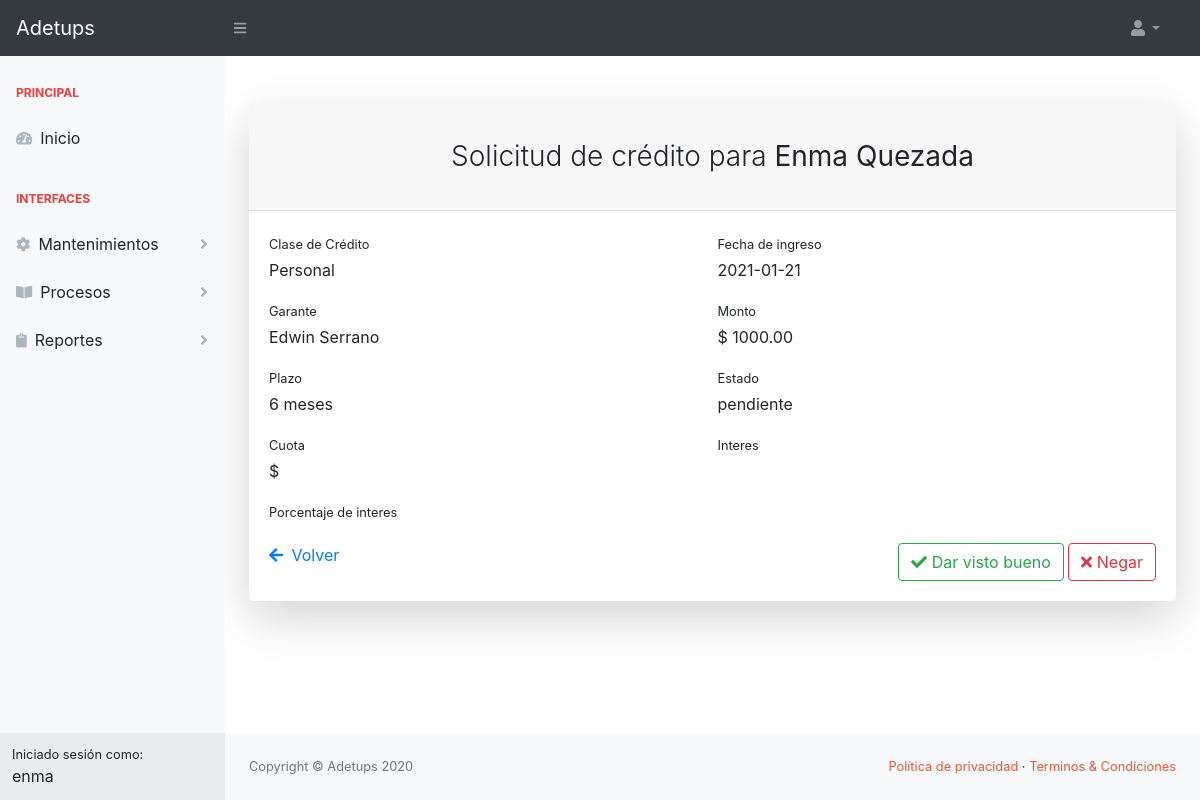
/presidente/solicitudcreditoupdate/1/ (signed in), run on the app's committed database.
### sistema/models.py (models this page shows, shortened)
class Usuario(AbstractBaseUser, PermissionsMixin):
    foto = models.ImageField(upload_to='img_perfil', null=True, blank=True, default='img_perfil/default-avatar.jpg')
    nombres = models.CharField(max_length=50, null=True, blank=True)
    date_joined = models.DateTimeField(default=timezone.now, null=True, blank=True)
    apellidos = models.CharField(max_length=50, null=True, blank=True)
    username = models.CharField(max_length=50, null=True, blank=True, unique=True)
    email = models.EmailField(unique=True, null=True, blank=True)
    fecha_nacimiento = models.DateField(null=True, blank=True)
    is_active = models.BooleanField(default=True, null=True, blank=True)
    is_staff = models.BooleanField(default=False, null=True, blank=True)
    tipo = models.CharField(max_length=20, null=True, blank=True)
    USERNAME_FIELD = 'username'
    objects = PersonalizadoBaseUserManager()

class SolicitudCredito(models.Model):
    clasecredito = models.ForeignKey(ClaseCredito, models.DO_NOTHING)
    fecha_ingreso = models.DateTimeField(auto_now=True)
    garante = models.ForeignKey(Socio, models.DO_NOTHING, related_name='garante')
    monto = models.DecimalField(max_digits=9, decimal_places=2)
    plazo = models.SmallIntegerField()
    estado = models.CharField(max_length=20, default='pendiente')
    socio = models.ForeignKey(Socio, models.DO_NOTHING, related_name='socio')
    observaciones = models.TextField(blank=True, null=True)

class Socio(models.Model):
    usuario = models.ForeignKey(Usuario, on_delete=models.CASCADE)
    direccion = models.CharField(max_length=80, null=True, blank=True)  # Field name made lowercase.
    telefono = models.CharField(max_length=15, null=True, blank=True)  # Field name made lowercase.
    celular = models.CharField(max_length=10, null=True, blank=True)  # Field name made lowercase.
    cargo = models.CharField(max_length=20, null=True, blank=True)  # Field name made lowercase.
    area = models.CharField(max_length=20, null=True, blank=True)  # Field name made lowercase.
    fecha_ingreso = models.DateField(blank=True, null=True)  # Field name made lowercase.
    is_garante = models.BooleanField(default=False, null=True, blank=True)
    rubros = models.ManyToManyField(RubroSocio, blank=True, null=True)

class ClaseCredito(models.Model):
    descripcion = models.CharField(max_length=30, blank=True, null=True)
    valdesde = models.DecimalField(max_digits=6, decimal_places=2, blank=True, null=True)  # Field name made lowercase.
    valhasta = models.DecimalField(max_digits=6, decimal_places=2, blank=True, null=True)  # Field name made lowercase.
    autorizacion = models.BooleanField(default=True, blank=True, null=True)  # Field name made lowercase.
    estado = models.CharField(max_length=10, blank=True, null=True)  # Field name made lowercase.
    plazomax = models.SmallIntegerField(blank=True, null=True)  # Field name made lowercase.
    tiempo_minimo_servicio = models.IntegerField(blank=True, null=True)
    garante = models.BooleanField(default=True, blank=True, null=True)  # Field name made lowercase.

### presidente/views.py (the view, shortened to what this page needs)
# urls.py: path('solicitudcreditoupdate/<int:pk>/', SolicitudCreditoUpdate.as_view(), name="solicitudcreditoupdate"),
class SolicitudCreditoUpdate(LoginRequiredMixin, UpdateView):
    model = SolicitudCredito
    fields = ['estado', 'observaciones']
    template_name = 'presidente/solicitudcredito_update.html'

### presidente/templates/presidente/solicitudcredito_update.html (shortened to what this page needs)
{% extends 'presidente/index.html' %}
{% block content %}
    <div class="card shadow-lg border-0 rounded-lg mt-5">
        <div class="card-header">
            <h3 class="text-center font-weight-light my-4">Solicitud de crédito para
                <strong>{{ solicitudcredito.socio.usuario.nombres|title }} {{ solicitudcredito.socio.usuario.apellidos|title }}</strong>
            </h3>
        </div>
        <div class="card-body">
            <div class="form-row">
                <div class="col-md-6">
                    <div class="form-group">
                        <label class="small mb-1" for="clasecreditoId">Clase de Crédito</label>
                        <p id="clasecreditoId">{{ solicitudcredito.clasecredito.descripcion|title }}</p>
                    </div>
                </div>
                <div class="col-md-6">
                    <div class="form-group">
                        <label class="small mb-1" for="fecha_ingresoId">Fecha de ingreso</label>
                        <p id="fecha_ingresoId">{{ solicitudcredito.fecha_ingreso|date }}</p>
                    </div>
                </div>
            </div>
            <div class="form-row">
                <div class="col-md-6">
                    <div class="form-group">
                        <label class="small mb-1" for="usernameId">Garante</label>
                        <p id="usernameId">{{ solicitudcredito.garante.usuario.nombres|title }} {{ solicitudcredito.garante.usuario.apellidos|title }}</p>
                    </div>
                </div>
                <div class="col-md-6">
                    <div class="form-group">
                        <label class="small mb-1" for="date_joinedId">Monto</label>
                        <p id="date_joinedId">
                            $ {{ solicitudcredito.monto }}
                        </p>
                    </div>
                </div>
            </div>
            <div class="form-row">
                <div class="col-md-6">
                    <div class="form-group">
                        <label class="small mb-1" for="emailId">Plazo</label>
                        <p id="emailId">
                            {{ solicitudcredito.plazo }} meses
                        </p>
                    </div>
                </div>
                <div class="col-md-6">
                    <div class="form-group">
                        <label class="small mb-1" for="fecha_nacimientoId">Estado</label>
                        <p id="fecha_nacimientoId">{{ solicitudcredito.estado }}</p>
                    </div>
                </div>
            </div>
            <div class="form-row">
                <div class="col-md-6">
                    <div class="form-group">
                        <label class="small mb-1" for="cuotaId">Cuota</label>
                        <p id="cuotaId">
                            $ {{ solicitudcredito.cuota }}
                        </p>
                    </div>
                </div>
                <div class="col-md-6">
                    <div class="form-group">
                        <label class="small mb-1" for="interesId">Interes</label>
                    </div>
                </div>
            </div>
            <div class="form-group">
                <label class="small mb-1" for="porcinteresId">Porcentaje de interes</label>
            </div>
            <div class="row">
                <div class="col-6">
                    <a href="{% url 'asistente:home' %}">
                        Volver
                    </a>
                </div>
                {% if solicitudcredito.estado == 'pendiente' %}
                    <div class="col-6" align="right">
                        <button type="button" class="btn btn-outline-success" aria-label="Revisado" data-toggle="modal"
                                data-target="#modalRevisada"
                                aria-label="Edit"><i class="fa fa-check" aria-hidden="true"></i> Dar visto bueno
                        </button>
                        <button type="button" class="btn btn-outline-danger" aria-label="Negada" data-toggle="modal"
                                data-target="#modalNegada"
                                aria-label="Edit"><i class="fa fa-times" aria-hidden="true"></i> Negar
                        </button>
                    </div>
                {% elif solicitudcredito.estado == 'revisada' %}
                    <div class="col-6" align="right">
                        <p class="text-success"><i class="fa fa-check" aria-hidden="true"></i> Solicitud aprobada</p>
                    </div>
                {% elif solicitudcredito.estado == 'negada' %}
                    <div class="col-6" align="right">
                        <p class="text-danger"><i class="fa fa-times" aria-hidden="true"></i> Solicitud negada</p>
                    </div>
                {% endif %}
            </div>
        </div>
    </div>
{% endblock %}

### sistema/templates/sistema/base.html (shortened to what this page needs)
{% load static %}
<!DOCTYPE html>
<html lang="en">
<head>
    {% block css %}
        <link href="{% static 'css/styles.css' %}" rel="stylesheet"/>
        <link href="https://cdn.datatables.net/1.10.20/css/dataTables.bootstrap4.min.css" rel="stylesheet"
/>
        <link rel="stylesheet"
              href="https://cdn.jsdelivr.net/npm/bootstrap-select@1.13.14/dist/css/bootstrap-select.min.css">
        <link href="{% static 'css/datepicker.css' %}" rel="stylesheet">
        <link rel="stylesheet" href="https://cdn.datatables.net/buttons/1.6.5/css/buttons.dataTables.min.css">
    {% endblock %}
</head>
<body class="sb-nav-fixed">
<nav class="sb-topnav navbar navbar-expand navbar-dark bg-dark">
    <a class="navbar-brand" href="/">Adetups</a>
    <button class="btn btn-link btn-sm order-1 order-lg-0" id="sidebarToggle" href="#"><i class="fas fa-bars"></i>
    </button>
    <ul class="navbar-nav d-none d-md-inline-block form-inline ml-auto mr-0 mr-md-3 my-2 my-md-0">
        <li class="nav-item dropdown">
            <a class="nav-link dropdown-toggle" id="userDropdown" href="#" role="button" data-toggle="dropdown"
               aria-haspopup="true" aria-expanded="false"><i class="fas fa-user fa-fw"></i></a>
        </li>
    </ul>
</nav>
<div id="layoutSidenav">
    <div id="layoutSidenav_nav">
        <nav class="sb-sidenav accordion sb-sidenav-light" id="sidenavAccordion">
            <div class="sb-sidenav-menu">
                <div class="nav">
                    {% block navbar %}
                    {% endblock %}
                </div>
            </div>
            <div class="sb-sidenav-footer">
                <div class="small">Iniciado sesión como:</div>
                {{ request.user.nombres }}
            </div>
        </nav>
    </div>
    <div id="layoutSidenav_content">
        <main>
            <div class="container-fluid">
                {% block content %}
                {% endblock %}
            </div>
        </main>
        <footer class="py-4 bg-light mt-auto">
            <div class="container-fluid">
                <div class="d-flex align-items-center justify-content-between small">
                    <div class="text-muted">Copyright &copy; Adetups 2020</div>
                    <div>
                        <a href="#" class="text-adetups">Política de privacidad</a>
                        &middot;
                        <a href="#" class="text-adetups">Terminos &amp; Condiciones</a>
                    </div>
                </div>
            </div>
        </footer>
    </div>
</div>
</body>
</html>

### data on the page
Usuario: user.nombres "enma"
SolicitudCredito: socio.usuario.nombres "Enma", socio.usuario.apellidos "Quezada", clasecredito.descripcion "Personal", fecha_ingreso "2021-01-21", garante.usuario.nombres "Edwin", garante.usuario.apellidos "Serrano", monto "1000.00", plazo "6", estado "pendiente"
